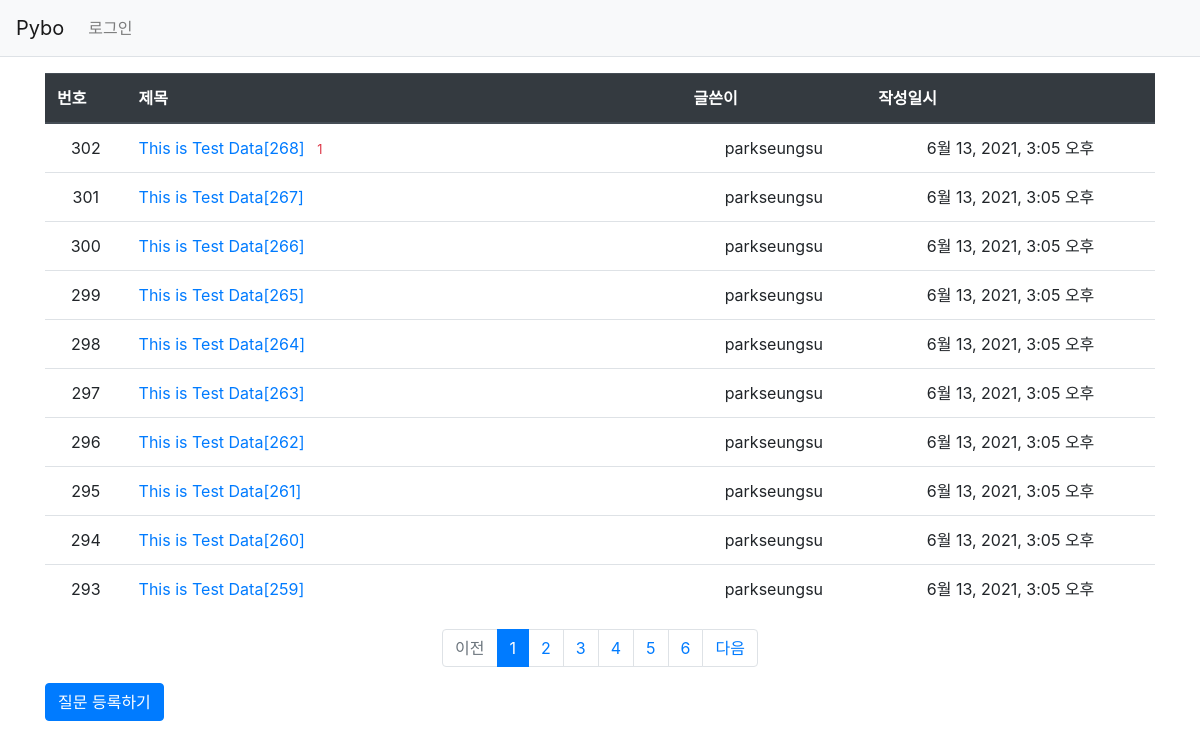
The page / on the database its author committed.
### pybo/models.py (models this page shows, shortened)
class Question(models.Model):
    subject = models.CharField(max_length=200)
    content = models.TextField()
    create_date = models.DateTimeField()
    author = models.ForeignKey(User,on_delete=models.CASCADE,null=True)
    modify_date = models.DateTimeField(null=True,blank=True)

### pybo/views/base_views.py (the view)
# urls.py: path('', base_views.index, name='index'),  # '/' 에 해당되는 path
def index(request):
    page = request.GET.get('page','1')
    question_list = Question.objects.order_by('-create_date')
    paginator = Paginator(question_list, 10)#페이지당 10개씩 보여주기
    page_obj = paginator.get_page(page)
    context = {'question_list': page_obj}
    return render(request,'pybo/question_list.html',context)

### pybo/templatetags/pybo_filter.py (called while the page is built)
@register.filter
def sub(value, arg):
    return value - arg

### templates/pybo/question_list.html
{% extends 'base.html' %}
{% load pybo_filter %}
{% block content %}
<div class="container my-3">
    <table class="table">
        <thead>
            <tr class="thead-dark">
                <th>번호</th>
                <th style="width: 50%;">제목</th>
                <th>글쓴이</th>
                <th>작성일시</th>
            </tr>
        </thead>
        <tbody>
            {% if question_list %}
            {% for question in question_list %}
            <tr class="text-center">
                <td>
                    {{ question_list.paginator.count|sub:question_list.start_index|sub:forloop.counter0|add:1 }}
                </td>
                <td class="text-left">
                    <a href="{% url 'pybo:detail' question.id %}">{{question.subject}}</a>
                    {% if question.answer_set.count > 0 %}
                    <span class="text-danger small ml-2">{{question.answer_set.count}}</span>
                    {% endif %}
                </td>
                <td>{{question.author.username}}</td>
                <td>{{question.create_date}}</td>
            </tr>
            {% endfor %}
            {% else %}
            <tr>
                <td colspan="3">질문이 없습니다.</td>
            </tr>
            {% endif %}
        </tbody>
    </table>
    <ul class="pagination justify-content-center">
        {% if question_list.has_previous %}
        <li class="page-item">
            <a class="page-link" href="?page={{question_list.previous_page_number }}">이전</a>
        </li>
        {% else %}
        <li class="page-item disabled">
            <a class="page-link" tabindex="-1" aria-disabled="true" href="#">이전</a>
        </li>
        {% endif %}
        {% for page_number in question_list.paginator.page_range %}
        {% if page_number >= question_list.number|add:-5 and page_number <= question_list.number|add:5 %}
        {% if page_number == question_list.number %}
            <li class="page-item active" aria-current="page">
            <a class="page-link" href="?page={{page_number}}">{{page_number}}</a>
            </li>
            {% else %}
            <li class="page-item">
                <a class="page-link" href="?page={{page_number}}">{{page_number}}</a>
            </li>
            {% endif %}
            {% endif %}
            {% endfor %}
            {% if question_list.has_next %}
            <li class="page-item">
                <a class="page-link" href="?page={{question_list.next_page_number}}">다음</a>
            </li>
            {% else %}
            <li class="page-item diasabled">
                <a class="page-link" tabindex="-1" aria-disabled="true" href="#">다음</a>
            </li>
            {% endif %}
    </ul>
    <a href="{% url 'pybo:question_create' %}" class="btn btn-primary">질문 등록하기</a>
</div>
{% endblock %}

### rows shown on the page
Question: paginator.count|sub "302", subject "This is Test Data[268]", answer_set.count "1", author.username "parkseungsu", create_date "6월 13, 2021, 3:05 오후"
Question: paginator.count|sub "301", subject "This is Test Data[267]", author.username "parkseungsu", create_date "6월 13, 2021, 3:05 오후"
Question: paginator.count|sub "300", subject "This is Test Data[266]", author.username "parkseungsu", create_date "6월 13, 2021, 3:05 오후"
Question: paginator.count|sub "299", subject "This is Test Data[265]", author.username "parkseungsu", create_date "6월 13, 2021, 3:05 오후"
Question: paginator.count|sub "298", subject "This is Test Data[264]", author.username "parkseungsu", create_date "6월 13, 2021, 3:05 오후"
Question: paginator.count|sub "297", subject "This is Test Data[263]", author.username "parkseungsu", create_date "6월 13, 2021, 3:05 오후"
Question: paginator.count|sub "296", subject "This is Test Data[262]", author.username "parkseungsu", create_date "6월 13, 2021, 3:05 오후"
Question: paginator.count|sub "295", subject "This is Test Data[261]", author.username "parkseungsu", create_date "6월 13, 2021, 3:05 오후"
Question: paginator.count|sub "294", subject "This is Test Data[260]", author.username "parkseungsu", create_date "6월 13, 2021, 3:05 오후"
Question: paginator.count|sub "293", subject "This is Test Data[259]", author.username "parkseungsu", create_date "6월 13, 2021, 3:05 오후"

### other values the page prints
{{ page_number }} "1"
{{ page_number }} "2" "3" "4" "5" "6"
